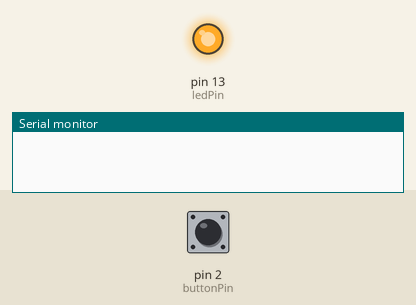
The sketch below on a simulated Arduino Uno, built with avr-gcc and run on an emulated ATmega328P. Shown: output pins drawn as LEDs (lit = HIGH), the last lines printed to the serial monitor. Inputs (shaded band) come from the test bench; at power-on: pin 2 (buttonPin) LOW.

Above: at 1.2 s.
1.3 s: pin 2 (buttonPin) pulled HIGH for 0.15 s
At 2.2 s:
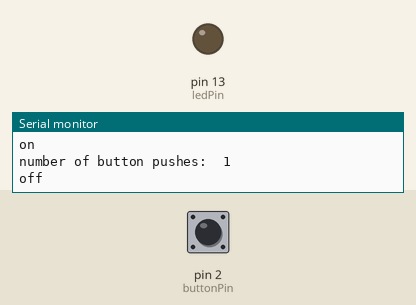
Timing chart, 0 to 4.3 s (numbered marks = the images above; inputs shaded):
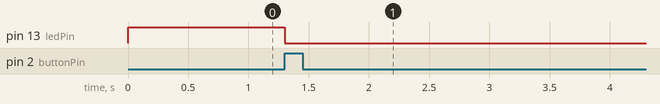

The sketch:

StateChangeDetection.ino
```cpp
/*
  State change detection (edge detection)

 This example shows how to detect when a button or button changes from off to on
 and on to off.

 The circuit:
 * Pushbutton attached to pin 2 from +5V
 * 10K resistor attached to pin 2 from ground
 * LED attached from pin 13 to ground (or use the built-in LED on
   most Arduino boards)

Written by:
Ali R. Saberi
October 2013
McGill Universty


 */

const int  buttonPin = 2;    // the pin that the pushbutton is attached to
const int ledPin = 13;       // the pin that the LED is attached to

// Variables will change:
int buttonPushCounter = 0;   // counter for the number of button presses
int buttonState = 0;         // current state of the button
int lastButtonState = 0;     // previous state of the button: MOEMORY
void setup() {
  // initialize the button pin as a input:
  pinMode(buttonPin, INPUT);
  // initialize the LED as an output:
  pinMode(ledPin, OUTPUT);
  // initialize serial communication:
  Serial.begin(9600);
}


void loop() {
  // read the pushbutton input pin:
  buttonState = digitalRead(buttonPin);

  // compare the buttonState to its previous state
  if (buttonState != lastButtonState) {
    // if the state has changed, increment the counter
    if (buttonState == HIGH) {
      // if the current state is HIGH then the button
      // wend from off to on:
      buttonPushCounter++;
      Serial.println("on");
      Serial.print("number of button pushes:  ");
      Serial.println(buttonPushCounter);
    }
    else {
      // if the current state is LOW then the button
      // wend from on to off:
      Serial.println("off");
    }
  }
  // save the current state as the last state,
  //for next time through the loop
  lastButtonState = buttonState;


  // turns on the LED every four button pushes by
  // checking the modulo of the button push counter.
  // the modulo function gives you the remainder of
  // the division of two numbers:
  if (buttonPushCounter % 4 == 0) {
    digitalWrite(ledPin, HIGH);
  } else {
   digitalWrite(ledPin, LOW);
  }

}
```

Measured:
- after the input at 1.3 s, pin 13 (ledPin): HIGH → LOW at once
